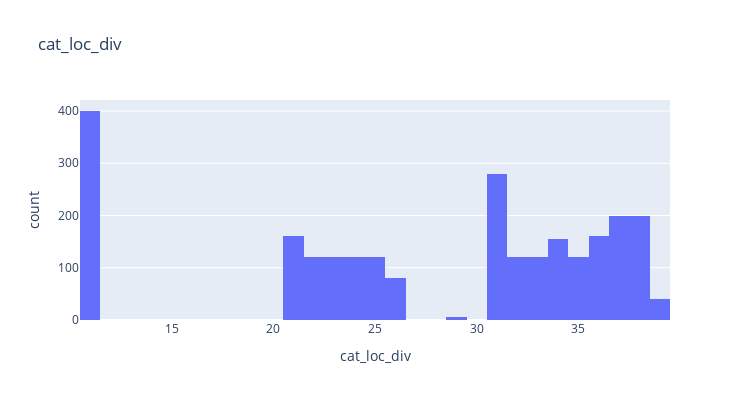

The notebook cell this image was saved under:
### Code cell
# Check location distribution.
fig_tmp = px.histogram(df_raw_hh, x= "cat_loc_div", title= "cat_loc_div")
fig_tmp.update_layout(width= 750, height= 400)
fig_tmp.show()

### Figure 1 — Plotly figure (JSON) as saved in the notebook; plotly's stock layout.template omitted (floating-point values rounded to 4 significant figures; data arrays with more than 128 entries replaced by an {"elided": "..."} marker saying what was removed)
{"data": [{"alignmentgroup": "True", "bingroup": "x", "hovertemplate": "cat_loc_div=%{x}<br>count=%{y}<extra></extra>", "legendgroup": "", "marker": {"color": "#636efa", "pattern": {"shape": ""}}, "name": "", "offsetgroup": "", "orientation": "v", "showlegend": false, "type": "histogram", "x": {"elided": "2520 int values"}, "xaxis": "x", "yaxis": "y"}], "layout": {"barmode": "relative", "height": 400, "legend": {"tracegroupgap": 0}, "title": {"text": "cat_loc_div"}, "width": 750, "xaxis": {"anchor": "y", "domain": [0, 1], "title": {"text": "cat_loc_div"}}, "yaxis": {"anchor": "x", "domain": [0, 1], "title": {"text": "count"}}}}
